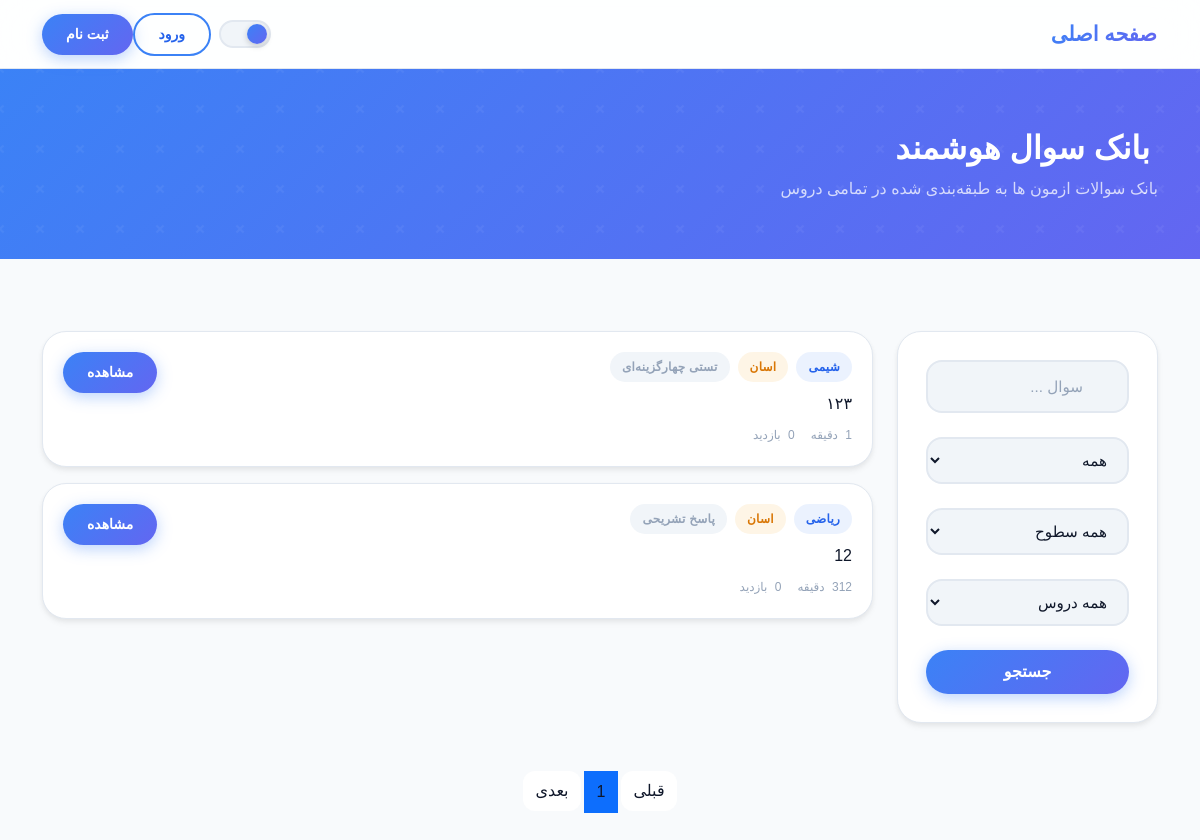
Screenshot of /question-bank/ with the database file from the repository.
### qbank/models.py (models this page shows, shortened)
class QuestionBank(models.Model):
    class TypeOfQuestions(models.TextChoices):
        ALL = 'همه', 'همه'
        MULTIPLE_CHOICE = 'تستی چهارگزینه‌ای', 'تستی چهارگزینه‌ای'
        TRUE_FALSE = 'درست / نادرست', 'درست / نادرست'
        SHORT_ANSWER = 'پاسخ کوتاه ', 'پاسخ کوتاه '
        LONG_ANSWER = 'پاسخ تشریحی', 'پاسخ تشریحی'
        IMAGE_BASED = 'مبتنی بر تصویر', 'مبتنی بر تصویر'
        PDF_BASED = 'سوال از فایل PDF', 'سوال از فایل PDF'
    possible = models.ForeignKey(QuestionPossible, related_name='questions', on_delete=models.CASCADE, verbose_name='سطح' ,db_index=True)
    category = models.ForeignKey(LessionCategories, related_name='questions', on_delete=models.CASCADE, verbose_name='درس' ,db_index=True)
    type_of_question = models.CharField( max_length=50, choices=TypeOfQuestions.choices, verbose_name='نوع سوال')
    name = models.CharField( max_length=1000, verbose_name='عنوان سوال' ,db_index=True)
    lesson = models.CharField( max_length=255, verbose_name='مبحث')
    description = CKEditor5Field( blank=True, null=True, verbose_name='متن سوال')
    image = models.ImageField( upload_to=photo_path_upload_to, blank=True, null=True, verbose_name='تصویر سوال' )
    pdf_file = models.FileField( upload_to=photo_path_upload_to, blank=True, null=True, verbose_name='فایل PDF سوال' )
    has_options = models.BooleanField(default=False, verbose_name='دارای گزینه های دیگر')
    order = models.PositiveIntegerField(default=1, verbose_name='ترتیب' )
    solving_time = models.PositiveIntegerField(default=1, verbose_name='زمان پیشنهادی حل به دقیقه')
    is_active = models.BooleanField(default=True, verbose_name='فعال')
    created_at = models.DateTimeField(auto_now_add=True )
    class Meta:
        ordering = ['-order', '-id']
        verbose_name = 'سوال'
        verbose_name_plural = 'سوالات'
    def get_absolute_url(self):
        return reverse("qbank:detail", kwargs={"pk": self.pk})

class QuestionPossible(models.Model):
    name = models.CharField( max_length=255, verbose_name='نام سطح')
    order = models.PositiveIntegerField(default=1, verbose_name='ترتیب')
    is_active = models.BooleanField(default=True, verbose_name='فعال')
    def __str__(self):
        return self.name
    class Meta:
        ordering = ['-order']
        verbose_name = 'سطح'
        verbose_name_plural = 'سطوح'

### quiz/models.py (models this page shows, shortened)
class LessionCategories(models.Model):
    order = models.PositiveIntegerField(default=1, verbose_name='ترتیب')
    name = models.CharField( max_length=255, verbose_name='نام درس ')
    is_active = models.BooleanField(default=True, verbose_name='فعال')
    class Meta:
        ordering = ['-order']
        verbose_name = 'درس '
        verbose_name_plural = 'دروس'

### qbank/views.py (the view, shortened to what this page needs)
# urls.py: path('', views.QuestionsView.as_view(), name='list'),
class QuestionsView(ListView):
    template_name = 'main/question-bank/list.html'
    context_object_name = 'items'
    paginate_by = 50
    def get_queryset(self):
        queryset = QuestionBank.objects.filter(is_active=True).prefetch_related('possible', 'category', 'options', 'answer_key')
        queryset = queryset.annotate(views_counts=Count('views'))
        pk = self.kwargs.get('pk')
        category_id = self.kwargs.get('category_id')
        if pk:
            queryset = queryset.filter(id=pk)
            try:
                ip, is_rout = get_client_ip(self.request)
                view = QuestionView.objects.get_or_create(ip=ip, blog_id=pk)
                if not view[1]:
                    view[0].count += 1
                    view[0].save()
                if view[0].count == 0:
                    view[0].count = 1
                    view[0].save()
            except Exception as e:
               print(self.__class__.__name__, e)
            if not queryset.exists() and queryset.count() != 1:
                raise Http404('obj not found')
            return  queryset.first()
        else:
            form = QBankSearchForm(self.request.GET or None)
        return  queryset.all()
    def get_template_names(self):
        pk = self.kwargs.get('pk')
        if pk :
            return 'main/question-bank/detail.html'
        return self.template_name
    def get_context_object_name(self, object_list):
        pk = self.kwargs.get('pk')
        if pk :
            return 'item'
        return self.context_object_name
    def get_paginate_by(self, queryset):
        pk = self.kwargs.get('pk')
        if pk :
            return None
        if self.get_queryset() :
            return self.paginate_by
        messages.warning(
            self.request, 'موردی یافت نشد'
        )
        return None
    def get_context_data(self, **kwargs):
        data = super().get_context_data(**kwargs)
        pk = self.kwargs.get('pk')
        if not pk :
            data['form'] = QBankSearchForm(self.request.GET or None)
        return data

### qbank/models.py (called while the page is built)
    def __str__(self):
        return self.name

### template/main/question-bank/list.html (shortened to what this page needs)
{% extends "main/base/base.html" %}
{% load list %}
{% block content %}
<div class="page-section active " id="page-question-bank">
  <nav class="main-navbar">
    <div class="container">
      <div class="d-flex align-items-center justify-content-between w-100">
        <div class="d-flex align-items-center gap-3">
          <a class="btn p-0" style="color:var(--text-secondary);" href="{% url 'site:main' %}">
          <span class="navbar-brand-text">صفحه اصلی</span></a>
        </div>
        <div class="d-flex align-items-center justify-content-between " >
          <div class="theme-toggle m-2" onclick="toggleTheme()">
          </div>
          {% if user.is_authenticated %}
            <a class="btn-outline-custom btn btn-sm" href="{% url 'dashboard:main' %}"  >داشبورد</a>
            <a class="btn-outline-custom btn btn-sm" href="{% url 'dashboard:order-list' %}"  >سبد خرید</a>
            {% if user.is_superuser  %}
              {% if user.type_of_user == 'S' or user.type_of_user == 'A' %}
                <a class="btn-outline-custom btn btn-sm" href="{% url 'admin-panel:main' %}" > داشبورد ادمین</a>
              {% endif %}
            {% endif %}
            {% if user.is_staff and user.type_of_user == 'S' %}
              <a class="btn-outline-custom btn btn-sm" href="{% url 'sanatorium:main' %}" > داشبورد مصحح</a>
            {% endif %}
          {% else %}
            <a class="btn-outline-custom btn btn-sm" href="{% url 'user:login' %}" >ورود</a>
            <a class="btn-primary-gradient btn btn-sm" href="{% url 'user:register' %}" >ثبت نام</a>
          {% endif %}
      </div>
      </div>
    </div>
  </nav>
  <div class="page-header-pattern">
    <div class="container" style="position:relative;z-index:1;">
      <h1 style="color:white;font-weight:900;font-size:2rem;margin-bottom:8px;">بانک سوال هوشمند</h1>
      <p style="color:rgba(255,255,255,0.75);">بانک سوالات ازمون ها به طبقه‌بندی شده در تمامی دروس </p>
    </div>
  </div>
  <div class="container py-5">
    <div class="row g-4">
      <div class="col-lg-3">
        <div class="card-custom sticky-top-sm">
          <form action="" method="get">
          <div class="mb-4">
             <div class="input-group-custom">
                {{ form.name }}
            </div>
          </div>
          <div class="mb-4">
             <div class="d-flex flex-column gap-2">
                {{form.type_}}
            </div>
          </div>
          <div class="mb-4">
             <div class="d-flex flex-column gap-2">
                {{form.possible}}
            </div>
          </div>
          <div class="mb-4">
             <div class="d-flex flex-column gap-2">
                {{form.grade}}
            </div>
          </div>
          <button type="submit" class="btn-primary-gradient btn w-100">جستجو</button>
          </form>
        </div>
      </div>
      <div class="col-lg-9">
        <div class="d-flex flex-column gap-3">
          {% for item in items %}
            <div class="card-custom" style="padding:20px;">
              <div class="d-flex justify-content-between align-items-start">
                <div style="flex:1;">
                  <div class="d-flex gap-2 mb-2">
                    <span class="badge-custom badge-info">{{ item.category.name }}</span>
                    <span class="badge-custom badge-warning">{{ item.possible.name }}</span>
                    <span class="badge-custom badge-muted">{{ item.type_of_question }}</span>
                  </div>
                  <p class="mb-2 fw-500">{{ item.name }}</p>
                  <div class="d-flex gap-3" style="font-size:0.75rem;color:var(--text-muted);">
                    <span>{{item.solving_time}} دقیقه</span>
                    <span>{{item.views_counts}} بازدید</span>
                  </div>
                </div>
                <a class="btn-primary-gradient btn btn-sm" style="white-space:nowrap;margin-right:12px;" href='{{ item.get_absolute_url }}'>مشاهده</a>
              </div>
            </div>
        {% empty %}
        <p class='w-100 btn btn-primary-gradient text-lg'>
          موردی یافت نشد
        </p>
          {% endfor %}
        </div>
      </div>
<div class="d-flex justify-content-center mt-5">
    <nav>
        <ul class="pagination gap-1 mb-0" id="myPagination">
            {% if page_obj.has_previous %}
                <li class="page-item"><a class="page-link"
                    href="?page={{ page_obj.previous_page_number }}"
                    style="border-radius:var(--radius-md);
                           border:1px solid var(--border-color);
                           background:var(--bg-card);
                           color:var(--text-secondary);">
                    قبلی
                </a></li>
            {% else %}
                <li class="page-item disabled" aria-disabled="true">
                    <a class="page-link"
                       href="#"
                       style="border-radius:var(--radius-md);
                              border:none;
                              background:var(--bg-card);
                              color:inherit;"
                       tabindex="-1"
                       aria-hidden="true">
                        قبلی
                    </a>
                </li>
            {% endif %}
            {% for page in page_obj.paginator.page_range %}
                {% if page_obj.number == page %}
                    <li class="page-item  active" style="border-radius:var(--radius-md);  border:none; background:var(--gradient-blue);"
                        aria-current="page">
                        <a class="page-link" href="?page={{page}}" style="color:inherit;">
                            {{ forloop.counter }}
                        </a>
                    </li>
                {% endif %}
            {% endfor %}
            {% if page_obj.has_next %}
                <li class="page-item"><a class="page-link"
                    href="?page={{ page_obj.next_page_number }}"
                    style="border-radius:var(--radius-md);
                           border:1px solid var(--border-color);
                           background:var(--bg-card);
                           color:inherit;">
                        بعدی
                    </a></li>
            {% else %}
                <li class="page-item disabled" aria-disabled="true">
                    <a class="page-link"
                       href="#"
                       style="border-radius:var(--radius-md);
                              border:none;
                              background:var(--bg-card);
                              color:inherit;"
                       tabindex="-1"
                       aria-hidden="true">
                        بعدی
                    </a>
                </li>
            {% endif %}
        </ul>
    </nav>
</div>
    </div>
  </div>
</div>
{% endblock content %}

### template/main/question-bank/list.html (style rules this page uses)
ul.pagination { display: flex; }

### rows the page displays
QuestionBank: category.name "شیمی", possible.name "اسان", type_of_question "تستی چهارگزینه‌ای", name "۱۲۳"
QuestionBank: category.name "ریاضی", possible.name "اسان", type_of_question "پاسخ تشریحی", name "12"
